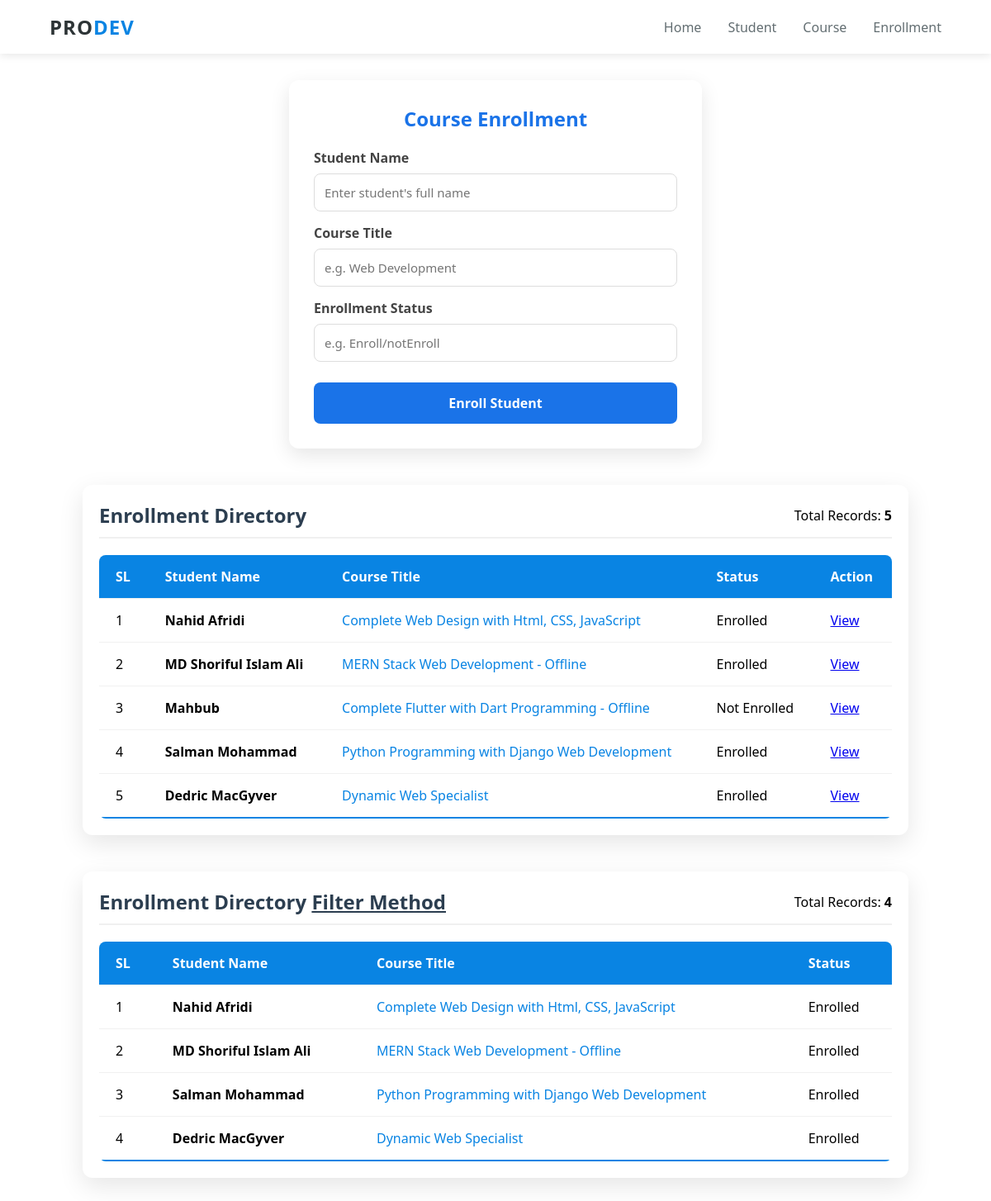
Page /enroll on the earlier database version.
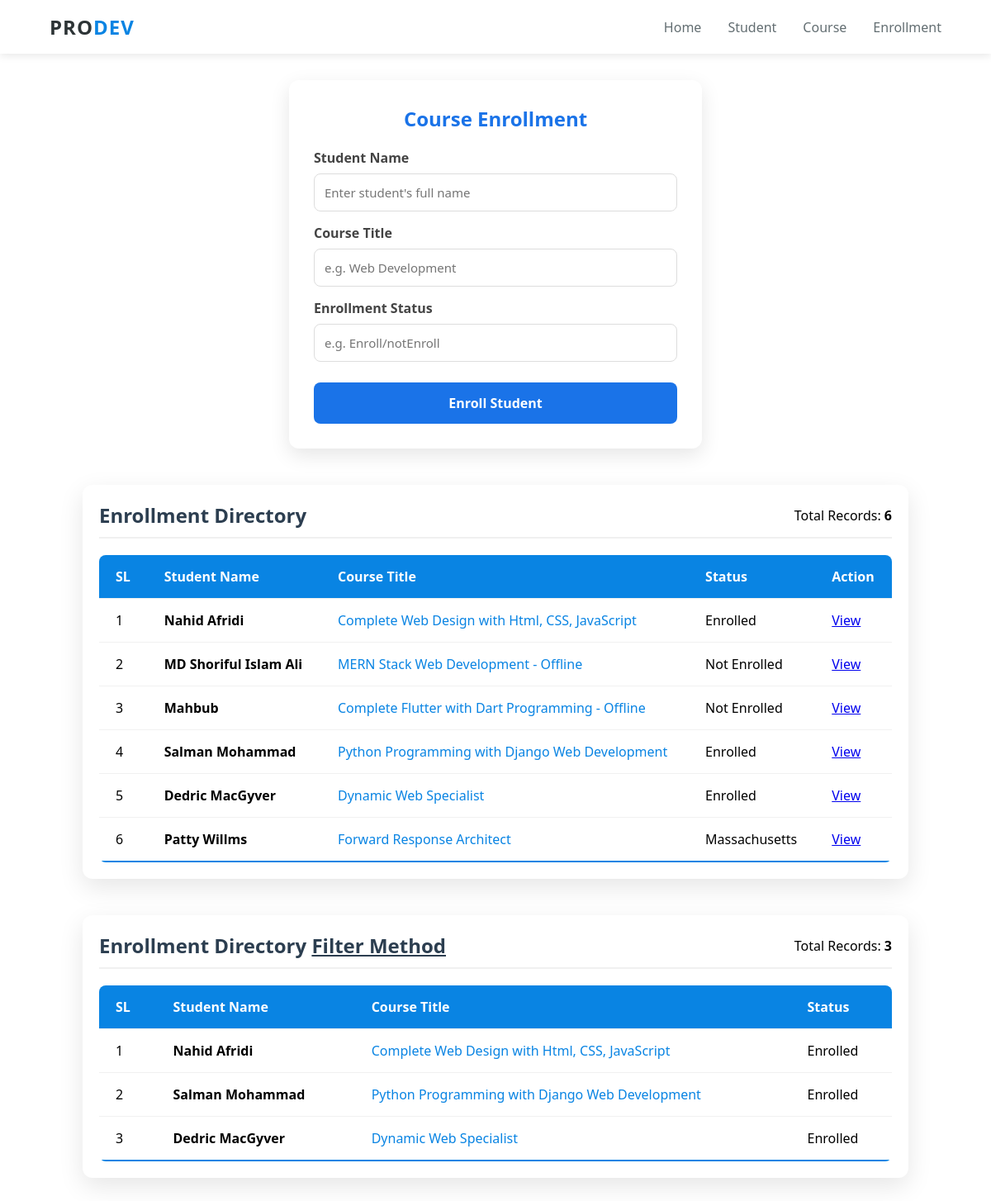
Same page on the later database version.
### my_app/models.py (models this page shows, shortened)
class Enrollment_Model(models.Model):
    student_name = models.CharField(max_length=100)
    course_title = models.CharField(max_length=50)
    status = models.CharField(max_length=12)

### my_app/views.py (the view, shortened to what this page needs)
# urls.py: path("enroll", enroll_data, name="enroll_model"),
def enroll_data(request):
    data = Enrollment_Model.objects.all()
    filter_data = Enrollment_Model.objects.filter(status="Enrolled")
    data_pack = {
        "title": "Enrollment Directory",
        "item": data,
        "filter_item": filter_data,
    }
    return render(request, "enrollment.html", data_pack)

### my_app/templates/enrollment.html (shortened to what this page needs)
{% extends 'masters/base.html' %} {% block blockname %}
<div class="form-container">
  <h2>Course Enrollment</h2>
  <form action="" method="POST">
    <div class="form-group">
      <label for="student_name">Student Name</label>
      <input
        type="text"
        id="student_name"
        name="student_name"
        placeholder="Enter student's full name"
        required
      />
    </div>
    <div class="form-group">
      <label for="course_title">Course Title</label>
      <input
        type="text"
        id="course_title"
        name="course_title"
        placeholder="e.g. Web Development"
        required
      />
    </div>
    <div class="form-group">
      <label for="status">Enrollment Status</label>
      <input type="text" id="status" name="status" placeholder="e.g. Enroll/notEnroll" required />
    </div>
    <button type="submit" class="submit-btn">Enroll Student</button>
  </form>
</div>
<br /><br />
<div class="table-container">
  <div class="table-header">
    <h2>{{ title}}</h2>
    <p>Total Records: <strong>{{ item.count }}</strong></p>
  </div>
  <table class="student-table">
    <thead>
      <tr>
        <th>SL</th>
        <th>Student Name</th>
        <th>Course Title</th>
        <th>Status</th>
        <th>Action</th>
      </tr>
    </thead>
    <tbody>
      {% for x in item %}
      <tr>
        <td data-label="sl">{{ forloop.counter }}</td>
        <td data-label="Name"><strong>{{ x.student_name }}</strong></td>
        <td data-label="course_title" class="email-link">{{ x.course_title }}</td>
        <td data-label="status">{{ x.status }}</td>
        <td data-label="View"><a href="{% url 'enroll_details' x.id %}">View</a></td>
      </tr>
      {% empty %}
      <tr>
        <td colspan="4" style="text-align: center; padding: 30px">
          No Enroll found in the database.
        </td>
      </tr>
      {% endfor %}
    </tbody>
  </table>
</div>
<br />
<br />
<div class="table-container">
  <div class="table-header">
    <h2>{{ title}} <span style="text-decoration: underline">Filter Method</span></h2>
    <p>Total Records: <strong>{{ filter_item.count }}</strong></p>
  </div>
  <table class="student-table">
    <thead>
      <tr>
        <th>SL</th>
        <th>Student Name</th>
        <th>Course Title</th>
        <th>Status</th>
      </tr>
    </thead>
    <tbody>
      {% for x in filter_item %}
      <tr>
        <td data-label="sl">{{ forloop.counter }}</td>
        <td data-label="Name"><strong>{{ x.student_name }}</strong></td>
        <td data-label="Email" class="email-link">{{ x.course_title }}</td>
        <td data-label="Phone">{{ x.status }}</td>
      </tr>
      {% empty %}
      <tr>
        <td colspan="4" style="text-align: center; padding: 30px">
          No Enroll found in the database.
        </td>
      </tr>
      {% endfor %}
    </tbody>
  </table>
</div>
{% endblock blockname %}

Differences in the rows shown:
no longer on one of the page's lists (row edited): Enrollment_Model: student_name "MD Shoriful Islam Ali", course_title "MERN Stack Web Development - Offline", status "Enrolled"
changed Enrollment_Model "MD Shoriful Islam Ali": status "Enrolled" → "Not Enrolled"
added Enrollment_Model: student_name "Patty Willms", course_title "Forward Response Architect", status "Massachusetts", shown under "Enrollment Directory"
Other differences:
{{ item.count }}: "5" → "6"
{{ filter_item.count }}: "4" → "3"
